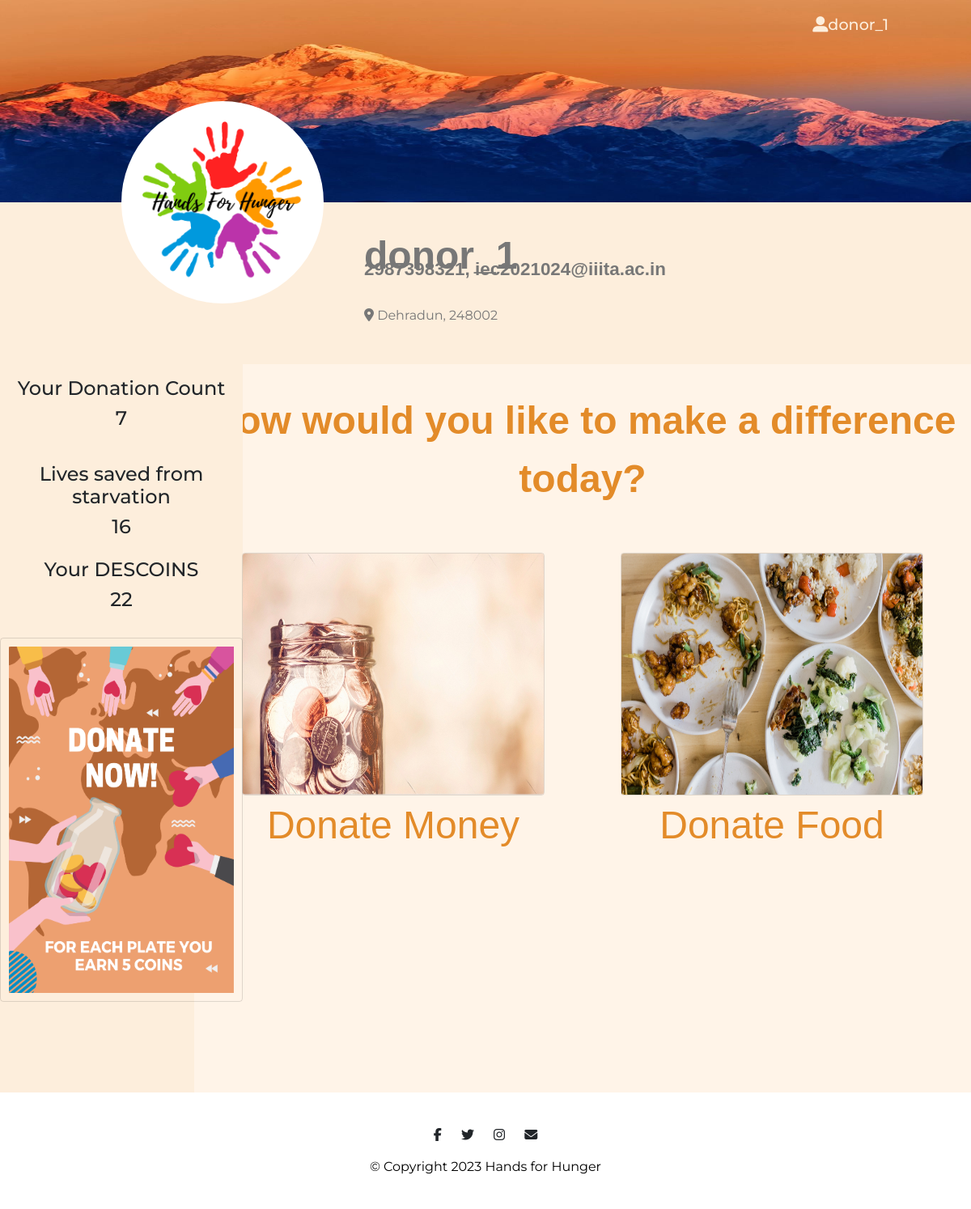
Before: /donor_home/ (signed in) with the older database file.
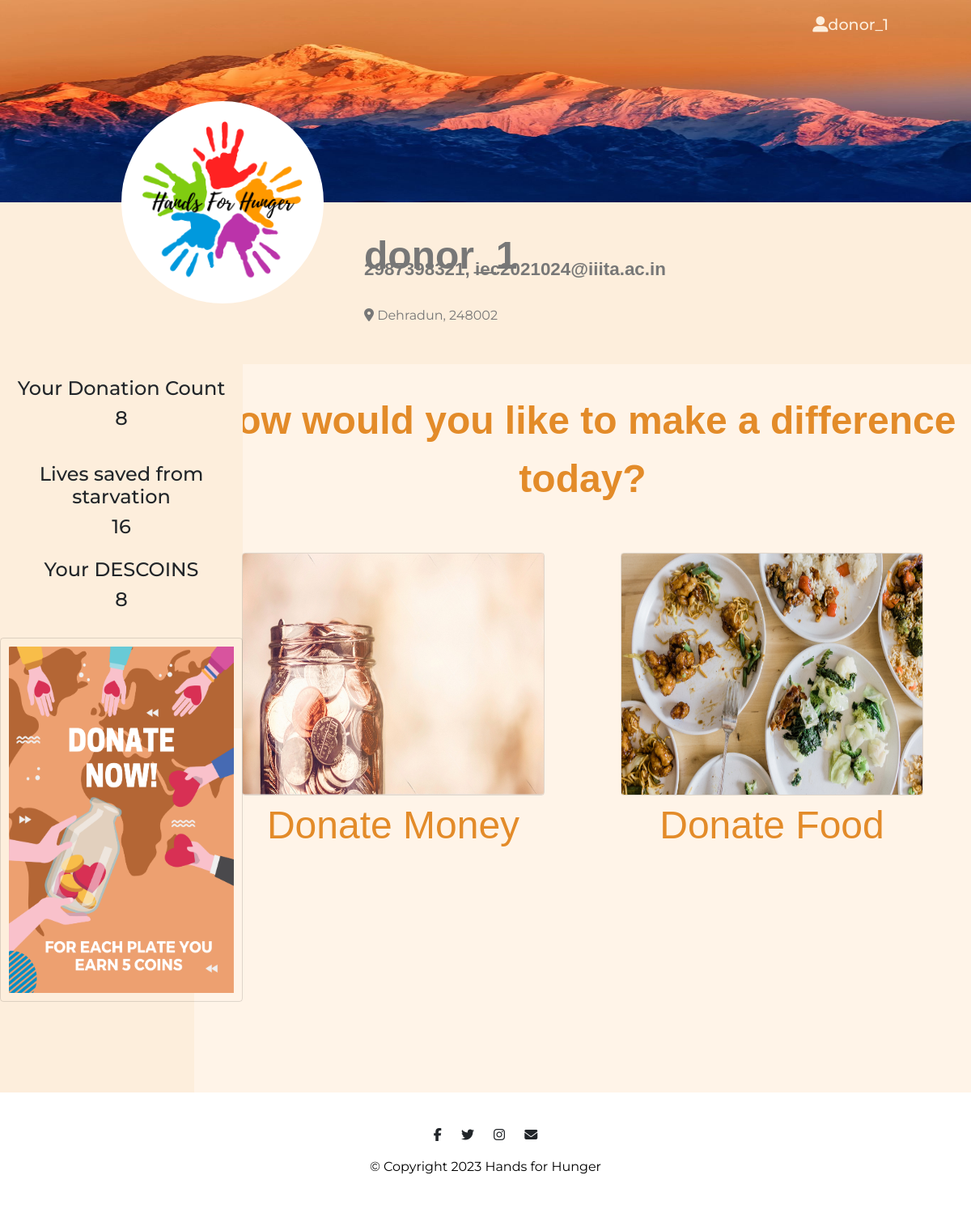
After: the same page with the newer database file.
### inventory/models.py (models this page shows, shortened)
class donor(AbstractUser):
    donor_name = models.CharField(max_length=MAX_LENGTH)
    email = models.EmailField(max_length=MAX_LENGTH)
    phone_no = models.CharField(max_length=SMALL_MAX_LENGTH)
    descoins = models.PositiveBigIntegerField(default=DONOR_DESCOINS)
    is_ngo = models.BooleanField(default=False)
    longitude = models.DecimalField(
        decimal_places=DECIMAL_MAX_LENGTH, max_digits=SMALL_MAX_LENGTH, null=True
    )
    latitude = models.DecimalField(
        decimal_places=DECIMAL_MAX_LENGTH, max_digits=SMALL_MAX_LENGTH, null=True
    )
    pincode = models.ForeignKey(pincode, on_delete=models.CASCADE, null=True)
    groups = models.ManyToManyField(Group, related_name=DONOR_GP)
    user_permissions = models.ManyToManyField(Permission, related_name=DONOR_PERMISSION)
    objects = DonorManager()

class pincode(models.Model):
    code = models.IntegerField()
    city = models.CharField(max_length=MAX_LENGTH)
    state = models.CharField(max_length=MAX_LENGTH)

### auth1/views.py (the view)
# urls.py: path("donor_home/", donor_home, name="donor_home"),
def donor_home(request):
    user_donation = donations.objects.filter(donor_id=request.user)
    lives = user_donation.filter(ngo_status=False, donor_status=False).aggregate(
        Sum(QUANTITY)
    )
    count = user_donation.count()
    context = {
        "count": count,
        "lives": lives,
    }
    return render(request, DONOR_HOME_URL, context)

### auth1/templates/d_h.html (shortened to what this page needs)
{% load static %}
<!DOCTYPE html>
<html>
<head>
  <link rel="stylesheet" href="https://cdn.jsdelivr.net/npm/bootstrap@4.6.2/dist/css/bootstrap.min.css"
>
  <link rel="stylesheet" href="{% static 'css/styles1.css' %}">
</head>
<body>
  <section id="title-img">
    <div class="title row row-2">
      <div class="parent col-lg-12">
        <div class="inside container-fluid">
          <nav class="navbar navbar-expand-lg navbar-dark">
            <div class="collapse navbar-collapse" id="navbarSupportedContent">
              <ul class="navbar-nav ml-auto">
                <li class="nav-item">
                  <div class="dropdown">
                    <button class="nav-link dropbtn"><i class='fas fa-user-alt'></i>{{ user.donor_name }}</button>
                  </div>
                </li>
              </ul>
            </div>
          </nav>
        </div>
        <img class="image1 title-image" height="250px" src="\static/images/mountain.jpeg" alt="mountain-mockup">
        <img class="image2" id="pp" src="\static\images\Hands For Hunger.png" alt="Profile pic">
        <div class="user-details">
          <h2 class="name">{{ user.donor_name}}</h2>
          <h3 class="prof">{{ user.phone_no}}, {{ user.email}}</h3>
          <h4 class="addr">
            <i class="fas fa-map-marker-alt"></i> {{ user.pincode.city }}, {{ user.pincode.code }}
          </h4>
        </div>
      </div>
    </div>
  </section>
  <section id="middle">
    <div class="mid float-container">
      <div class="float-child-1">
        <div class="data">
          <div class="ach">
            <h4>Your Donation Count </h4>
            <h4> {{count}}</h4>
          </div>
          <div class="ach">
            <h4>Lives saved from starvation</h4>
            <h4> {{ lives.quantity__sum }}</h4>
          </div>
          <h4>Your DESCOINS</h4>
          <h4>{{ user.descoins }}</h4>
          <br>
          <img class="card" src="\static\images\c12.png" alt="food" style="width:300px;height:450px;padding: 10px;">
        </div>
      </div>
      <div class="float-child-2">
        <div class="tab">
          <button class="tablinks active" onclick="openopt(event, 'Donate')"></button>
        </div>
        <div id="Donate" class="tabcontent active">
          <div class="container-right row row-1">
            <h1 class="qn">How would you like to make a difference today?</h1>
            <div class="column">
              <a>
                <img class="card" src="\static\images\c3.png" alt="food" style="width:100%">
                <div class="imgb">
                  <button class="imgButton1" onclick="openPopup()">Donate Money</button>
                </div>
              </a>
            </div>
            <div class="column">
              <a href="{% url 'add_donation' %}">
                <img class="card" src="\static\images\c1.png" alt="money" style="width:100%">
                <div class="imgb">
                  <button class="imgButton1">Donate Food</button>
                </div>
              </a>
            </div>
          </div>
        </div>
      </div>
  </section>
  <footer class="white-section" id="footer">
    <div class="container-fluid-1">
      <i class="social-icon fab fa-facebook-f"></i>
      <i class="social-icon fab fa-twitter"></i>
      <i class="social-icon fab fa-instagram"></i>
      <i class="social-icon fas fa-envelope"></i>
      <p>© Copyright 2023 Hands for Hunger</p>
    </div>
  </footer>
</body>
</html>

Changed rows visible on the page:
changed donor "donor_1": descoins "22" → "8"
Other visible differences:
{{ count }}: "7" → "8"
